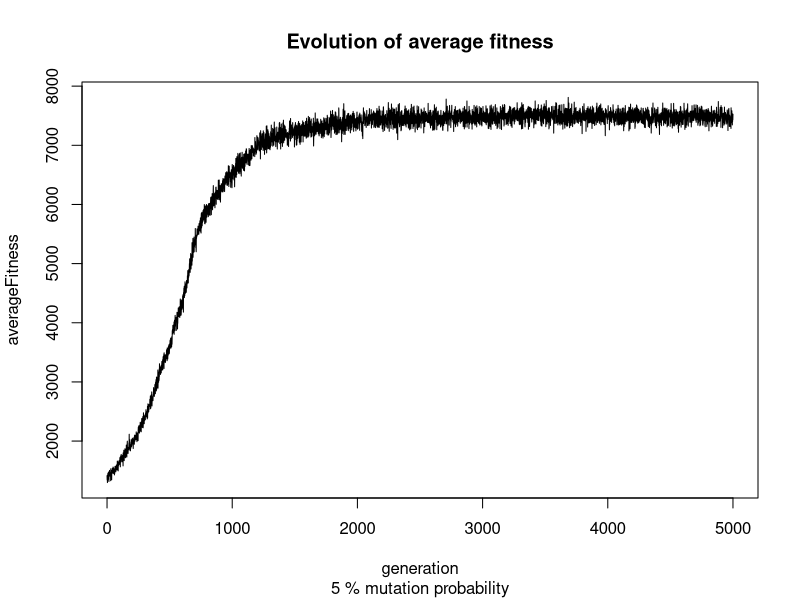

Write R code to recreate this figure.
setwd("/home/bthj/ITU/ModernAI/eclipseProjects/MAIG-Autumn-2014_MsPacMan/plots")

geneticAlgorithmRunOutput <- read.table("../data/geneticAlgorithmRunOutput__mutate.05.tab")
# geneticAlgorithmRunOutput <- read.table("../data/geneticAlgorithmRunOutput__mutate.125.tab")

generation = geneticAlgorithmRunOutput$V1
averageFitness = geneticAlgorithmRunOutput$V2

plot( generation, averageFitness, type='l', main="Evolution of average fitness", sub="5 % mutation probability" )
